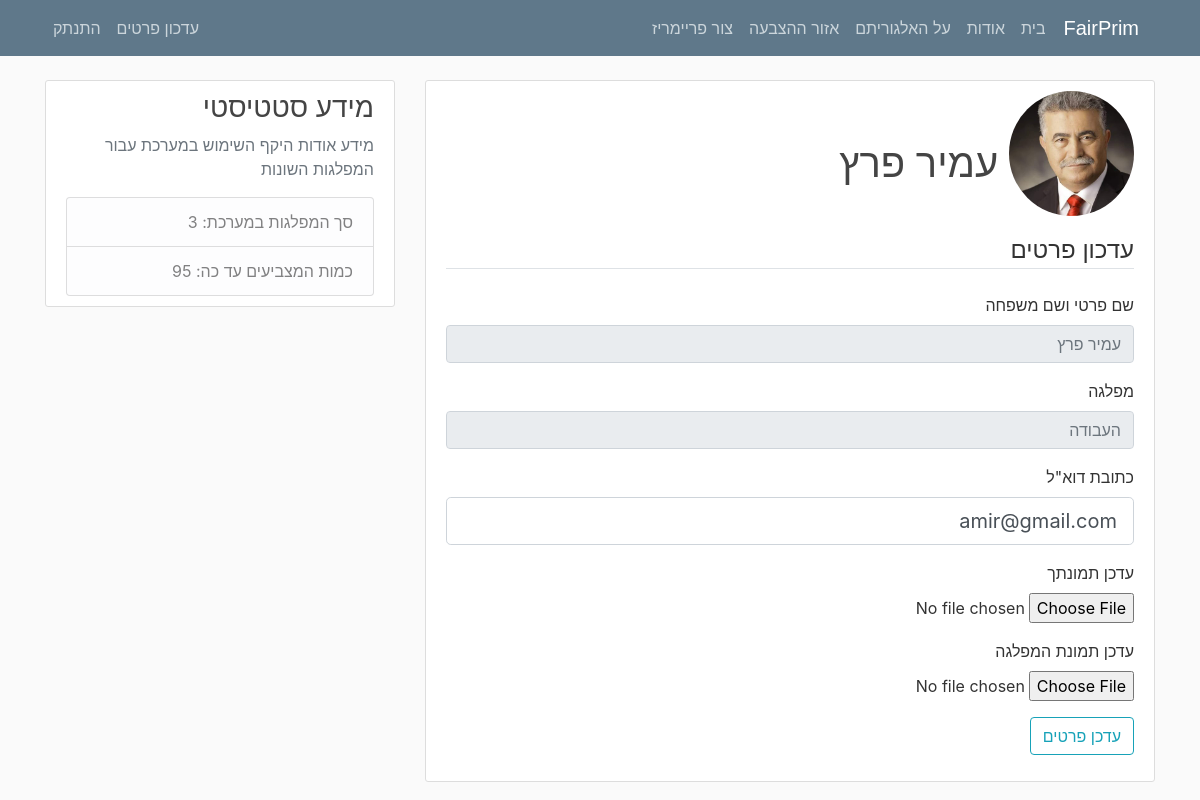
Page /account (signed in) on the committed database.
### FairPrim/models.py (models this page shows, shortened)
class User(db.Model, UserMixin):
    id = db.Column(db.Integer, primary_key=True)
    username = db.Column(db.String(20), unique=True, nullable=False)
    party = db.Column(db.String(20), nullable=False)
    email = db.Column(db.String(100), unique=True, nullable=False)
    image_file = db.Column(db.String(20), nullable=False, default='default.png')
    party_image_file = db.Column(db.String(20), nullable=False, default='default.png')
    password = db.Column(db.String(60), nullable=False)
    post = db.relationship('Post', backref='author', lazy=True)

### FairPrim/routes.py (the view)
@app.route('/account', methods=['GET', 'POST'])
@login_required
def account():
    info = update_values()
    form = UpdateAccountForm()
    if form.validate_on_submit():
        if form.picture.data:
            picture_file = save_picture(form.picture.data)
            current_user.image_file = picture_file
        if form.party_picture.data:
            party_picture = save_picture_party(form.party_picture.data)
            current_user.party_image_file = party_picture
        current_user.username = current_user.username
        current_user.email = form.email.data
        current_user.party = current_user.party
        db.session.commit()
        flash('הפרטים עודכנו בהצלחה', 'success')
        return redirect(url_for('account'))
    elif request.method == 'GET':
        form.username.data = current_user.username
        form.email.data = current_user.email
        form.party.data = current_user.party
    image_file = url_for('static', filename='profile_pics/' + current_user.image_file)
    return render_template('account.html', title='My Account', image_file=image_file, form=form, total_info=info)

### FairPrim/forms.py (shortened to what this page needs)
class UpdateAccountForm(FlaskForm):
    username = StringField('שם פרטי ושם משפחה')
    party = StringField('מפלגה')
    email = StringField('כתובת דוא"ל', validators=[DataRequired(), Email()])
    picture = FileField('עדכן תמונתך', validators=[FileAllowed(['jpg', 'png'])])
    party_picture = FileField('עדכן תמונת המפלגה', validators=[FileAllowed(['jpg', 'png'])])
    submit = SubmitField('עדכן פרטים')

### FairPrim/models.py (called while the page is built)
@login_manager.user_loader
def load_user(user_id):
    return User.query.get(int(user_id))

### FairPrim/routes.py (called while the page is built)
def update_values():
    posts_count = Post.query.count()
    election_count = Election.query.count()
    return [posts_count, election_count]

### FairPrim/templates/account.html (shortened to what this page needs)
{% extends "layout.html" %}
{% block content %}
<div class="content-section">
    <div class="media">
        <img class="rounded-circle account-img mr-auto" src="{{image_file}}">
        <div class="media-body">
            <h2 class="account-heading"><br>&nbsp;{{current_user.username}}</h2>
        </div>
    </div>
    <form method="POST" action="" enctype="multipart/form-data">
        <fieldset class="form-outline">
            <legend class="border-bottom mb-4">עדכון פרטים</legend>
            <div class="form-group">
                {{ form.username.label(class="form-control-label") }}
                <input class="form-control" type="text" placeholder="{{current_user.username}}"
                       disabled/>
            </div>
            <div class="form-group">
                {{ form.party.label(class="form-control-label") }}
                <input class="form-control" type="text" placeholder="{{current_user.party}}"
                       disabled/>
            </div>
            <div class="form-group">
                {{ form.email.label(class="form-control-label") }}
                {% if form.email.errors %}
                {{form.email(class="form-control form-control-lg is-invalid")}}
                <div class="invalid-feedback">
                    {% for error in form.email.errors %}
                    <span>{{ error }}</span>
                    {% endfor %}
                </div>
                {% else %}
                {{ form.email(class="form-control form-control-lg") }}
                {% endif %}
            </div>
                        <div class="form-group">
                {{ form.picture.label() }}
                {{ form.picture(class="form-control-file") }}
            </div>
            <div class="form-group">
                {{ form.party_picture.label() }}
                {{ form.party_picture(class="form-control-file") }}
            </div>
        </fieldset>
        <div class="form-group">
            {{ form.submit(class="btn btn-outline-info") }}
        </div>
    </form>
</div>
{% endblock content %}

### FairPrim/static/main.css (style rules this page uses)
body { background: #fafafa; color: #333333; margin-top: 5rem; text-align: right; }
h1, h2, h3, h4, h5, h6 { color: #444444; text-align: right; }
.content-section { background: #ffffff; padding: 10px 20px; border: 1px solid #dddddd; border-radius: 3px; margin-bottom: 20px; text-align: right; }
.account-img { height: 125px; width: 125px; margin-right: 20px; margin-bottom: 16px; text-align: right; }
.account-heading { font-size: 2.5rem; text-align: right; }
.form-control-file { font-size: 1rem; text-align: right; }

### rows in the picture
User: username "עמיר פרץ", party "העבודה", email "amir@gmail.com"

### other values in the picture
{{ total_info[0] }} "3"
{{ total_info[1] }} "95"
